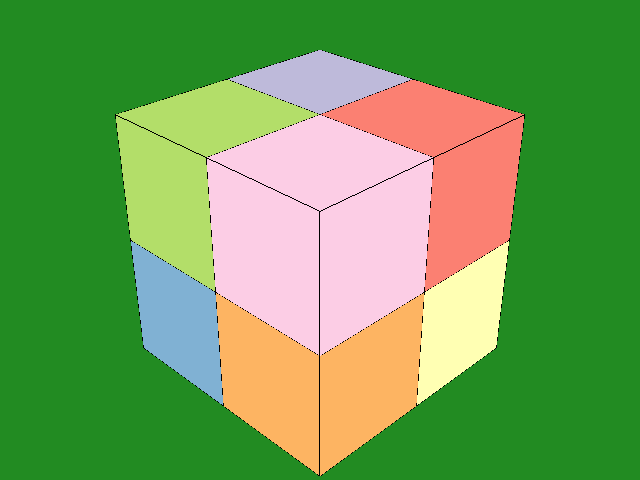

The script that drew this image:
#!/usr/bin/env python

# Volume rendering of a procedural multi-block dataset with colored blocks.

# Factory overrides: importing these modules registers the OpenGL rendering
# and interaction style implementations for vtkRenderingCore factory classes.
import vtkmodules.vtkInteractionStyle  # noqa: F401
import vtkmodules.vtkRenderingOpenGL2  # noqa: F401

# VTK pipeline classes used in this example
from vtkmodules.vtkCommonColor import vtkColorSeries
from vtkmodules.vtkCommonCore import VTK_UNSIGNED_CHAR
from vtkmodules.vtkCommonDataModel import vtkImageData, vtkMultiBlockDataSet
from vtkmodules.vtkFiltersModeling import vtkOutlineFilter
from vtkmodules.vtkRenderingCore import (
    vtkActor,
    vtkPolyDataMapper,
    vtkRenderWindow,
    vtkRenderWindowInteractor,
    vtkRenderer,
    vtkVolume,
    vtkVolumeProperty,
)
from vtkmodules.vtkRenderingVolumeOpenGL2 import vtkMultiBlockVolumeMapper

# Colors (normalized RGB)
black_rgb = (0.0, 0.0, 0.0)
forest_green_rgb = (0.133, 0.545, 0.133)

# Source: build a procedural multi-block dataset of 8 colored blocks
dim = (10, 10, 10)
spc = (0.1, 0.1, 0.1)
mb = vtkMultiBlockDataSet()
color_series = vtkColorSeries()
color_series.SetColorScheme(vtkColorSeries.BREWER_QUALITATIVE_SET3)

# Block 0: color (141, 211, 199)
img_0 = vtkImageData()
img_0.SetDimensions(*dim)
img_0.SetSpacing(*spc)
img_0.AllocateScalars(VTK_UNSIGNED_CHAR, 4)
img_0.SetOrigin(0.0, 0.0, 0.0)
col_0 = color_series.GetColor(0)
for x in range(dim[0]):
    for y in range(dim[1]):
        for z in range(dim[2]):
            for c in range(3):
                img_0.SetScalarComponentFromDouble(x, y, z, c, col_0[c])
            img_0.SetScalarComponentFromDouble(x, y, z, 3, 255)
mb.SetBlock(0, img_0)

# Block 1: color (255, 255, 179)
img_1 = vtkImageData()
img_1.SetDimensions(*dim)
img_1.SetSpacing(*spc)
img_1.AllocateScalars(VTK_UNSIGNED_CHAR, 4)
img_1.SetOrigin(0.9, 0.0, 0.0)
col_1 = color_series.GetColor(1)
for x in range(dim[0]):
    for y in range(dim[1]):
        for z in range(dim[2]):
            for c in range(3):
                img_1.SetScalarComponentFromDouble(x, y, z, c, col_1[c])
            img_1.SetScalarComponentFromDouble(x, y, z, 3, 255)
mb.SetBlock(1, img_1)

# Block 2: color (190, 186, 218)
img_2 = vtkImageData()
img_2.SetDimensions(*dim)
img_2.SetSpacing(*spc)
img_2.AllocateScalars(VTK_UNSIGNED_CHAR, 4)
img_2.SetOrigin(0.0, 0.9, 0.0)
col_2 = color_series.GetColor(2)
for x in range(dim[0]):
    for y in range(dim[1]):
        for z in range(dim[2]):
            for c in range(3):
                img_2.SetScalarComponentFromDouble(x, y, z, c, col_2[c])
            img_2.SetScalarComponentFromDouble(x, y, z, 3, 255)
mb.SetBlock(2, img_2)

# Block 3: color (251, 128, 114)
img_3 = vtkImageData()
img_3.SetDimensions(*dim)
img_3.SetSpacing(*spc)
img_3.AllocateScalars(VTK_UNSIGNED_CHAR, 4)
img_3.SetOrigin(0.9, 0.9, 0.0)
col_3 = color_series.GetColor(3)
for x in range(dim[0]):
    for y in range(dim[1]):
        for z in range(dim[2]):
            for c in range(3):
                img_3.SetScalarComponentFromDouble(x, y, z, c, col_3[c])
            img_3.SetScalarComponentFromDouble(x, y, z, 3, 255)
mb.SetBlock(3, img_3)

# Block 4: color (128, 177, 211)
img_4 = vtkImageData()
img_4.SetDimensions(*dim)
img_4.SetSpacing(*spc)
img_4.AllocateScalars(VTK_UNSIGNED_CHAR, 4)
img_4.SetOrigin(0.0, 0.0, 0.9)
col_4 = color_series.GetColor(4)
for x in range(dim[0]):
    for y in range(dim[1]):
        for z in range(dim[2]):
            for c in range(3):
                img_4.SetScalarComponentFromDouble(x, y, z, c, col_4[c])
            img_4.SetScalarComponentFromDouble(x, y, z, 3, 255)
mb.SetBlock(4, img_4)

# Block 5: color (253, 180, 98)
img_5 = vtkImageData()
img_5.SetDimensions(*dim)
img_5.SetSpacing(*spc)
img_5.AllocateScalars(VTK_UNSIGNED_CHAR, 4)
img_5.SetOrigin(0.9, 0.0, 0.9)
col_5 = color_series.GetColor(5)
for x in range(dim[0]):
    for y in range(dim[1]):
        for z in range(dim[2]):
            for c in range(3):
                img_5.SetScalarComponentFromDouble(x, y, z, c, col_5[c])
            img_5.SetScalarComponentFromDouble(x, y, z, 3, 255)
mb.SetBlock(5, img_5)

# Block 6: color (179, 222, 105)
img_6 = vtkImageData()
img_6.SetDimensions(*dim)
img_6.SetSpacing(*spc)
img_6.AllocateScalars(VTK_UNSIGNED_CHAR, 4)
img_6.SetOrigin(0.0, 0.9, 0.9)
col_6 = color_series.GetColor(6)
for x in range(dim[0]):
    for y in range(dim[1]):
        for z in range(dim[2]):
            for c in range(3):
                img_6.SetScalarComponentFromDouble(x, y, z, c, col_6[c])
            img_6.SetScalarComponentFromDouble(x, y, z, 3, 255)
mb.SetBlock(6, img_6)

# Block 7: color (252, 205, 229)
img_7 = vtkImageData()
img_7.SetDimensions(*dim)
img_7.SetSpacing(*spc)
img_7.AllocateScalars(VTK_UNSIGNED_CHAR, 4)
img_7.SetOrigin(0.9, 0.9, 0.9)
col_7 = color_series.GetColor(7)
for x in range(dim[0]):
    for y in range(dim[1]):
        for z in range(dim[2]):
            for c in range(3):
                img_7.SetScalarComponentFromDouble(x, y, z, c, col_7[c])
            img_7.SetScalarComponentFromDouble(x, y, z, 3, 255)
mb.SetBlock(7, img_7)

# VolumeMapper: multi-block volume mapper
volume_mapper = vtkMultiBlockVolumeMapper()
volume_mapper.SetInputDataObject(mb)

# VolumeProperty: RGBA data (not independent components)
volume_property = vtkVolumeProperty()
volume_property.SetIndependentComponents(False)

# Volume: holds the mapper and property
volume = vtkVolume()
volume.SetMapper(volume_mapper)
volume.SetProperty(volume_property)

# Outline: bounding box around the multi-block dataset
outline_filter = vtkOutlineFilter()
outline_filter.SetInputData(mb)

outline_mapper = vtkPolyDataMapper()
outline_mapper.SetInputConnection(outline_filter.GetOutputPort())

outline_actor = vtkActor()
outline_actor.SetMapper(outline_mapper)
outline_actor.GetProperty().SetColor(black_rgb)

# Renderer: assemble the scene
renderer = vtkRenderer()
renderer.AddVolume(volume)
renderer.AddActor(outline_actor)
renderer.SetBackground(forest_green_rgb)

# Window: display the rendered scene
render_window = vtkRenderWindow()
render_window.AddRenderer(renderer)
render_window.SetWindowName("multiblock volume mapper")
render_window.SetMultiSamples(0)
render_window.SetSize(640, 480)

# Scene: camera configuration
render_window.Render()
camera = renderer.GetActiveCamera()
camera.Elevation(30)
camera.Azimuth(45)
renderer.ResetCamera()

# Interactor: handle mouse and keyboard events
render_window_interactor = vtkRenderWindowInteractor()
render_window_interactor.SetRenderWindow(render_window)

# Launch the interactive visualization
render_window_interactor.Initialize()
render_window_interactor.Start()
